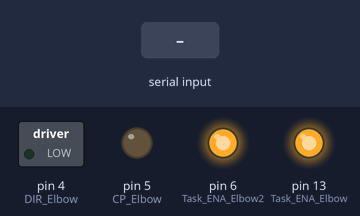
Simulated run of this sketch. Board: Arduino Uno, built with avr-gcc and run on an emulated ATmega328P. Parts: switched loads named in the sketch (green lamp = pin HIGH), output pins drawn as LEDs (lit = HIGH). The inputs (shaded band) are chosen by the test bench.

Above: at 1.2 s.
1.3 s: "c90\n" received over Serial
At 2.2 s:
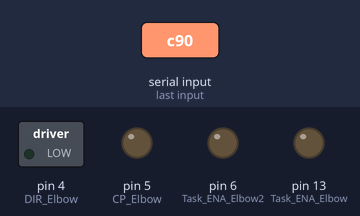
Timing chart, 0 to 4.3 s (numbered marks = the images above; inputs shaded):
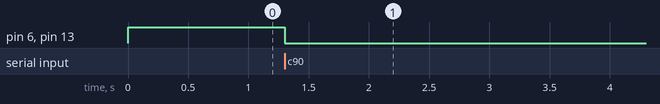

Measured:
- after the input at 1.3 s, pin 6 (Task_ENA_Elbow2), pin 13 (Task_ENA_Elbow): HIGH → LOW at once

The sketch:

Elbow_StepperAcceleration_AutoCalib_Enable_Serial.ino
```cpp
/********************SERIAL BUFFER**********************************/
/******************************************************************/
//a buffer to save digits
const int MaxChars=8;   // an int string contains up to 8 digits and is terminated
char strValue[MaxChars]; // must be big enough for digits and terminating null
int strValueIndex=0 ; // the index into the array storing the received digits
long lon_ReceivedMotorData=0;
long signedReceivedVale=1;

/*******************Timmer setup*************************************/
/********************************************************************/\
//Acceleration control
volatile unsigned int AccelerationVal=50;
unsigned long decelerateStepPoint=4000;


#define bbs(x)  (1<<x)
 // Microstep=16; 1.8deg per step, one revolution = 3200steps
 // one revolution = 8mm. 3200 steps=8mm.
 // one timer tick = 1/2 period => 800 ticks per mm

// Prescaler = 64
//16Mhz/64=0.25Mhz 1/0.25=4us 4*10=40us =>
const uint8_t myTOP = 20;//max speed=15,
void setMyTimer2( ){
  cli();  // 禁止中斷
  TCCR2A = bbs(WGM21);  // CTC mode 2; Clear Timer on Compare, see p.158-162
  TCCR2B = bbs(CS22);  // Prescaler == 64; see p.162 in datasheet
  ///// 注意 WGM22 在 TCCR2B, 但 WGM21 與 WGM20 在 TCCR2A;
  ///// mode 由 WGM22, WGM21, WGM20 決定 (see datasheet p.158-162)
  OCR2A = myTOP;  // TOP count for CTC, 與 prescaler 有關
  TCNT2=0;  // counter 歸零
  TIMSK2 |= bbs(OCIE2A);  // enable CTC for TIMER2_COMPA_vect
  sei();  // 允許中斷
}


/************Elbow STEPPER SETUP****************/
/***************************************************/

// To indicate if stepper is working.
// If yes, True ; otherwise, False

volatile  unsigned long StepCounter_Elbow=0;
volatile bool DirectionFlag_Elbow=0;
volatile  unsigned long ElbowStepper_TotalSteps=0;
volatile bool ElbowStepper_WorkingFlag=false;
volatile  static bool sentFlag_Elbow=false; //checking sent signal


const int CP_Elbow  =  5;
const int DIR_Elbow =  4;
const int Task_ENA_Elbow =  13;
const int Task_ENA_Elbow2 =  6;
const int AutoCaliButtonPin = 3;     // the number of the pushbutton pin

// setting Elbow stepper driver
void setup_ElbowStepper(){
  pinMode(Task_ENA_Elbow, OUTPUT);
  pinMode(Task_ENA_Elbow2, OUTPUT);
  pinMode(DIR_Elbow, OUTPUT);
  pinMode(CP_Elbow,OUTPUT);
  pinMode(AutoCaliButtonPin, INPUT);

  digitalWrite(Task_ENA_Elbow, HIGH);
  digitalWrite(Task_ENA_Elbow2, HIGH);
  }


void ElbowGivenSteps( unsigned long steps,bool Step_direction){

  digitalWrite(Task_ENA_Elbow, LOW); //Enable sign
  digitalWrite(Task_ENA_Elbow2, LOW); //Enable
  ElbowStepper_WorkingFlag=true;
  DirectionFlag_Elbow=Step_direction;
  ElbowStepper_TotalSteps=steps+ElbowStepper_TotalSteps;
  }

  void AutoCalibration(){
    //Telling main controller finished to caliration

    // if finished to
    if(digitalRead(AutoCaliButtonPin)==HIGH)
  {


    sentFlag_Elbow=true;
   //Reset parameters
    StepCounter_Elbow=0;
    ElbowStepper_TotalSteps=0;
    ElbowStepper_WorkingFlag=false;
  }


  }

  void ElbowStepper_ISR(){
  static boolean outputPulse=HIGH;
  digitalWrite(DIR_Elbow, DirectionFlag_Elbow);  //Determin direction

  //AutoCalibration();

  //determing the task is finished,yes,reset variables
  if((StepCounter_Elbow==ElbowStepper_TotalSteps)||(ElbowStepper_WorkingFlag==false)){
   if((StepCounter_Elbow==ElbowStepper_TotalSteps)&&(ElbowStepper_TotalSteps!=0)){
   sentFlag_Elbow=true;
   }

    //Reset parameters
    StepCounter_Elbow=0;
    ElbowStepper_TotalSteps=0;
    ElbowStepper_WorkingFlag=false;

    return; // task finished
    }

  // if not finished task, flip output
  ElbowStepper_WorkingFlag=true; // to indicate the stepper is still working
  StepCounter_Elbow++;
  digitalWrite(CP_Elbow,outputPulse);
  outputPulse=!outputPulse;
  }

///// Interrupt Service Routine for TIMER2
ISR(TIMER2_COMPA_vect)
{
  Acceleration_ElbowStepper_ISR();
}

//Converting string to long
long convStrToLong(){
      long   output_val;
  //converting to long
      unsigned int maxIndex=strValueIndex-1;
      for(int i=0;i<=maxIndex;i++){

        lon_ReceivedMotorData=pow(10,maxIndex-i )*double(strValue[i]-'0')+lon_ReceivedMotorData;
      }
      lon_ReceivedMotorData=signedReceivedVale*lon_ReceivedMotorData;
      output_val=lon_ReceivedMotorData;

      ClearSerialBuffer();

  return output_val;
}


/***********serial communication*******************/
/**************************************************/
void SerialCommunication(){
  if( Serial.available())
    {
      char ch = Serial.read();
      if(strValueIndex <=
          MaxChars && ch >= '0' && ch <= '9'){


          // add the ASCII character to the string;
          strValue[strValueIndex++] = ch;
       }
       else if(ch=='-'||ch=='+'){
            if(ch=='-'){
            signedReceivedVale=-1;
            }
            else{
            signedReceivedVale=1;
            }
      }
      else if(ch == 'c' ) {
        ControlSteppersBySerial();
      }
      else {
        //clear buffer,reset
        ClearSerialBuffer();

      }


   }
}

void ClearSerialBuffer(){
  signedReceivedVale=1;
      lon_ReceivedMotorData=0;
      strValueIndex=0;
      for (int i=0;i<MaxChars;i++){
        strValue[i]=' ';
        }
}

///////////////////////////Accelerating Control
/////////////////////////////////////////////////////////////////////////////////////


void Acceleration_Alg(unsigned long TargetSteps,unsigned long CurrentSteps, long CurrentTargetStepDiff){
      //Check if need to reset speed
      OCR2A = myTOP;

      if((CurrentSteps<=decelerateStepPoint)&&(CurrentSteps<=TargetSteps/2)){
        OCR2A =  myTOP+(decelerateStepPoint-CurrentSteps)/AccelerationVal;
      }

      if((CurrentTargetStepDiff<=decelerateStepPoint)&&(CurrentSteps>TargetSteps/2)){
       OCR2A = myTOP+((decelerateStepPoint-(TargetSteps-CurrentSteps))/AccelerationVal);
     }
}


void Acceleration_ElbowStepper_ISR(){
  unsigned long CurrentTargetStepsDiffer=ElbowStepper_TotalSteps-StepCounter_Elbow;
  Acceleration_Alg(ElbowStepper_TotalSteps,StepCounter_Elbow,CurrentTargetStepsDiffer);
  ElbowStepper_ISR();
}

void setup()
{
  Serial.begin(9600);
  setMyTimer2( );

  //Setup ElbowStepper
  setup_ElbowStepper();
}


void loop()
{
    /*
  if(digitalRead(AutoCaliButtonPin)==LOW)
  {
  Serial.print("low");
  }
  else{
    Serial.println("high");
  }

  delay(100);
  */
  SerialCommunication();
  StepperWorkingCheck();

}


/*************for stepper****************/

//if finished working,send serial a flag
void StepperWorkingCheck(){

   if(sentFlag_Elbow==true){
     sentFlag_Elbow=false;
     digitalWrite(Task_ENA_Elbow, HIGH);
     digitalWrite(Task_ENA_Elbow2, HIGH);
   }

  }


// serial control steppers
void ControlSteppersBySerial(){
      bool s_direction=0;
      // use atoi to convert the string to an int

      long numSteps = convStrToLong();

      if(numSteps>0){
        s_direction=1;
      }else{
        s_direction=0;
      }
      numSteps=abs(numSteps);


      ElbowGivenSteps(numSteps,s_direction);


}
```
